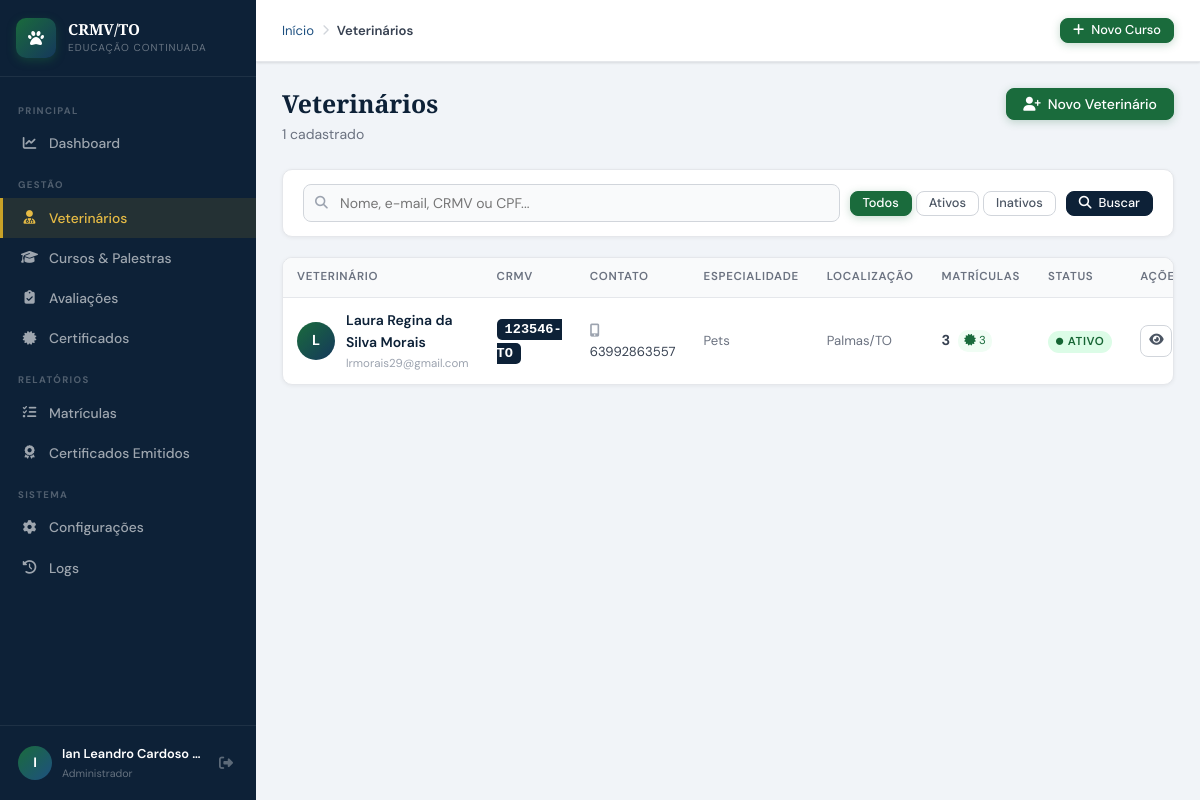
Screenshot of /admin/usuarios/lista.php (signed in) with the database file from the repository.
### tables this page shows
CREATE TABLE `tbl_usuarios` (
  `usuario_id` int(10) UNSIGNED NOT NULL,
  `perfil_id` int(10) UNSIGNED NOT NULL DEFAULT 2,
  `nome_completo` varchar(150) NOT NULL,
  `cpf` varchar(14) DEFAULT NULL,
  `rg` varchar(20) DEFAULT NULL,
  `data_nascimento` date DEFAULT NULL,
  `sexo` enum('M','F','O') DEFAULT NULL,
  `email` varchar(150) NOT NULL,
  `telefone` varchar(20) DEFAULT NULL,
  `celular` varchar(20) DEFAULT NULL,
  `crmv_numero` varchar(20) DEFAULT NULL,
  `crmv_uf` char(2) NOT NULL DEFAULT 'TO',
  `especialidade` varchar(100) DEFAULT NULL,
  `instituicao` varchar(150) DEFAULT NULL,
  `cep` varchar(9) DEFAULT NULL,
  `logradouro` varchar(150) DEFAULT NULL,
  `numero` varchar(10) DEFAULT NULL,
  `complemento` varchar(80) DEFAULT NULL,
  `bairro` varchar(80) DEFAULT NULL,
  `cidade` varchar(80) DEFAULT NULL,
  `uf` char(2) DEFAULT NULL,
  `senha_hash` varchar(255) NOT NULL,
  `senha_salt` varchar(64) NOT NULL,
  `token_reset` varchar(100) DEFAULT NULL,
  `token_expira` datetime DEFAULT NULL,
  `ultimo_acesso` datetime DEFAULT NULL,
  `tentativas_login` tinyint(4) NOT NULL DEFAULT 0,
  `bloqueado_ate` datetime DEFAULT NULL,
  `ativo` tinyint(1) NOT NULL DEFAULT 1,
  `foto_perfil` varchar(200) DEFAULT NULL,
  `criado_em` datetime NOT NULL DEFAULT current_timestamp(),
  `atualizado_em` datetime DEFAULT NULL ON UPDATE current_timestamp(),
  `criado_por` int(10) UNSIGNED DEFAULT NULL
);

### includes/conexao.php (called while the page is built, shortened)
<?php
function getConn(): PDO {
    static $pdo = null;
    if ($pdo === null) {
        try {
            $dsn = "mysql:host=" . DB_HOST . ";port=" . DB_PORT . ";dbname=" . DB_NAME . ";charset=utf8mb4";
            $pdo = new PDO($dsn, DB_USER, DB_PASS, [
                PDO::ATTR_ERRMODE            => PDO::ERRMODE_EXCEPTION,
                PDO::ATTR_DEFAULT_FETCH_MODE => PDO::FETCH_ASSOC,
                PDO::ATTR_EMULATE_PREPARES   => false,
            ]);
        } catch (PDOException $e) {
            die('<div style="font-family:monospace;background:#fee2e2;color:#7f1d1d;padding:20px;margin:20px;border-radius:8px">
                <strong>Erro de conexão com o banco:</strong><br>' . htmlspecialchars($e->getMessage()) . '
                <br><br>Verifique se o XAMPP está rodando e o banco <strong>' . DB_NAME . '</strong> foi criado.
            </div>');
        }
    }
    return $pdo;
}
function dbQuery(string $sql, array $params = []): array {
    $stmt = getConn()->prepare($sql);
    $stmt->execute($params);
    return $stmt->fetchAll();
}
function dbQueryOne(string $sql, array $params = []): array|false {
    $stmt = getConn()->prepare($sql);
    $stmt->execute($params);
    return $stmt->fetch();
}
function primeiraLetra(string $nome): string {
    return mb_strtoupper(mb_substr(trim($nome), 0, 1));
}

### admin/usuarios/lista.php (the view, shortened to what this page needs)
<?php
require_once __DIR__ . '/../../includes/conexao.php';
$busca   = trim($_GET['busca']  ?? '');
$filtro  = $_GET['filtro'] ?? 'todos';
$pag     = max(1, (int)($_GET['pag'] ?? 1));
$porPag  = 15;
$offset  = ($pag - 1) * $porPag;
$where  = "WHERE u.perfil_id = 2";
$params = [];
$total   = dbQueryOne("SELECT COUNT(*) AS n FROM tbl_usuarios u $where", $params)['n'];
$usuarios = dbQuery(
    "SELECT u.usuario_id, u.nome_completo, u.email, u.cpf, u.celular,
            u.crmv_numero, u.crmv_uf, u.especialidade, u.cidade, u.uf,
            u.ativo, u.criado_em, u.ultimo_acesso,
            (SELECT COUNT(*) FROM tbl_matriculas m WHERE m.usuario_id = u.usuario_id) AS total_mat,
            (SELECT COUNT(*) FROM tbl_matriculas m WHERE m.usuario_id = u.usuario_id AND m.certificado_gerado = 1) AS total_cert
     FROM tbl_usuarios u $where
     ORDER BY u.nome_completo ASC
     LIMIT $porPag OFFSET $offset",
    $params
);
require_once __DIR__ . '/../../includes/layout.php';
?>
<div class="pg-header">
    <div class="pg-header-row">
        <div>
            <h1 class="pg-titulo">Veterinários</h1>
            <p class="pg-subtitulo"><?= number_format($total, 0, ',', '.') ?> cadastrado<?= $total != 1 ? 's' : '' ?></p>
        </div>
        <div class="pg-acoes">
            <a href="/crmv/admin/usuarios/form.php" class="btn btn-primario">
                <i class="fa-solid fa-user-plus"></i> Novo Veterinário
            </a>
        </div>
    </div>
</div>
<div class="card" style="margin-bottom:20px">
    <div class="card-body" style="padding:14px 20px">
        <form method="GET" style="display:flex;gap:10px;align-items:center;flex-wrap:wrap">
            <div style="flex:1;min-width:260px;position:relative">
                <input type="text" name="busca" value="<?= htmlspecialchars($busca) ?>"
                    placeholder="Nome, e-mail, CRMV ou CPF..."
                    style="width:100%;padding:9px 12px 9px 36px;border:1.5px solid var(--c300);border-radius:8px;font-size:.875rem;font-family:inherit;outline:none;background:var(--c50,#f9fafb)"
                    onfocus="this.style.borderColor='var(--azul-clr)'"
                    onblur="this.style.borderColor='var(--c300)'">
            </div>
            <div style="display:flex;gap:4px">
                <?php foreach (['todos' => 'Todos', 'ativo' => 'Ativos', 'inativo' => 'Inativos'] as $v => $l): ?>
                <a href="?busca=<?= urlencode($busca) ?>&filtro=<?= $v ?>"
                   class="btn btn-sm <?= $filtro === $v ? 'btn-primario' : 'btn-ghost' ?>"><?= $l ?></a>
                <?php endforeach; ?>
            </div>
            <button type="submit" class="btn btn-secundario btn-sm"><i class="fa-solid fa-search"></i> Buscar</button>
        </form>
    </div>
</div>
<div class="card">
    <div class="tabela-wrapper">
        <table class="tabela">
            <thead>
                <tr>
                    <th>Veterinário</th>
                    <th>CRMV</th>
                    <th>Contato</th>
                    <th>Especialidade</th>
                    <th>Localização</th>
                    <th>Matrículas</th>
                    <th>Status</th>
                    <th style="width:110px">Ações</th>
                </tr>
            </thead>
            <tbody>
            <?php if (empty($usuarios)): ?>
                <tr><td colspan="8">
                    <div class="vazio">
                        <i class="fa-solid fa-user-doctor"></i>
                        <h3>Nenhum veterinário encontrado</h3>
                        <p><?= $busca ? 'Tente outro termo de busca.' : 'Nenhum veterinário cadastrado ainda.' ?></p>
                        <?php if (!$busca): ?>
                        <a href="/crmv/admin/usuarios/form.php" class="btn btn-primario btn-sm" style="margin-top:12px">
                            <i class="fa-solid fa-user-plus"></i> Cadastrar agora
                        </a>
                        <?php endif; ?>
                    </div>
                </td></tr>
            <?php else: ?>
            <?php foreach ($usuarios as $u): ?>
            <tr>
                <td>
                    <div style="display:flex;align-items:center;gap:11px">
                        <div class="avatar-circulo"><?= primeiraLetra($u['nome_completo']) ?></div>
                        <div>
                            <a href="/crmv/admin/usuarios/ver.php?id=<?= $u['usuario_id'] ?>"
                               style="font-weight:600;font-size:.875rem;color:var(--azul-esc);text-decoration:none"
                               onmouseover="this.style.textDecoration='underline'"
                               onmouseout="this.style.textDecoration='none'">
                                <?= htmlspecialchars($u['nome_completo']) ?>
                            </a>
                            <div style="font-size:.72rem;color:var(--c400);margin-top:1px"><?= htmlspecialchars($u['email']) ?></div>
                        </div>
                    </div>
                </td>
                <td>
                    <?php if ($u['crmv_numero']): ?>
                    <span style="font-family:monospace;font-weight:700;font-size:.85rem;background:var(--azul-esc);color:#fff;padding:3px 8px;border-radius:5px">
                        <?= htmlspecialchars($u['crmv_numero']) ?>-<?= htmlspecialchars($u['crmv_uf']) ?>
                    </span>
                    <?php else: ?>
                    <span style="color:var(--c300);font-size:.8rem">Não informado</span>
                    <?php endif; ?>
                </td>
                <td style="font-size:.82rem">
                    <?php if ($u['celular']): ?>
                    <div><i class="fa-solid fa-mobile-alt" style="color:var(--c400);width:13px"></i> <?= htmlspecialchars($u['celular']) ?></div>
                    <?php endif; ?>
                </td>
                <td style="font-size:.82rem;color:var(--c500)"><?= htmlspecialchars($u['especialidade'] ?: '—') ?></td>
                <td style="font-size:.82rem;color:var(--c500)">
                    <?= $u['cidade'] ? htmlspecialchars($u['cidade']) . '/' . htmlspecialchars($u['uf']) : '—' ?>
                </td>
                <td>
                    <div style="display:flex;align-items:center;gap:8px">
                        <span style="font-weight:700;font-size:.9rem"><?= $u['total_mat'] ?></span>
                        <?php if ($u['total_cert'] > 0): ?>
                        <span style="font-size:.72rem;color:var(--verde);background:var(--verde-bg,#f0fdf4);padding:2px 6px;border-radius:10px">
                            <i class="fa-solid fa-certificate"></i> <?= $u['total_cert'] ?>
                        </span>
                        <?php endif; ?>
                    </div>
                </td>
                <td>
                    <?php if ($u['ativo']): ?>
                    <span class="badge b-verde"><i class="fa-solid fa-circle" style="font-size:.45rem;vertical-align:middle"></i> Ativo</span>
                    <?php else: ?>
                    <span class="badge b-verm">Inativo</span>
                    <?php endif; ?>
                </td>
                <td>
                    <div class="acoes">
                        <a href="/crmv/admin/usuarios/ver.php?id=<?= $u['usuario_id'] ?>"
                           class="btn btn-ghost btn-icone btn-sm" title="Visualizar">
                            <i class="fa-solid fa-eye"></i>
                        </a>
                    </div>
                </td>
            </tr>
            <?php endforeach; ?>
            <?php endif; ?>
            </tbody>
        </table>
    </div>
</div>
<?php require_once __DIR__ . '/../../includes/layout_footer.php'; ?>

### rows the page displays
tbl_usuarios: nome_completo "L", nome_completo "Laura Regina da Silva Morais", email "lrmorais29@gmail.com", crmv_numero "123546", crmv_uf "TO", celular "63992863557", especialidade "Pets", cidade "Palmas", uf "TO", total_mat "3", total_cert "3", ativo 1 (drawn)

### other values shown
primeiraLetra($_SESSION['usr_nome'] ?? 'A') "I"
truncaTexto($_SESSION['usr_nome'] ?? '', 22) "Ian Leandro Cardoso…"
$pageTitulo "Veterinários"
$total "1"
$l "Todos"
$l "Ativos"
$l "Inativos"
